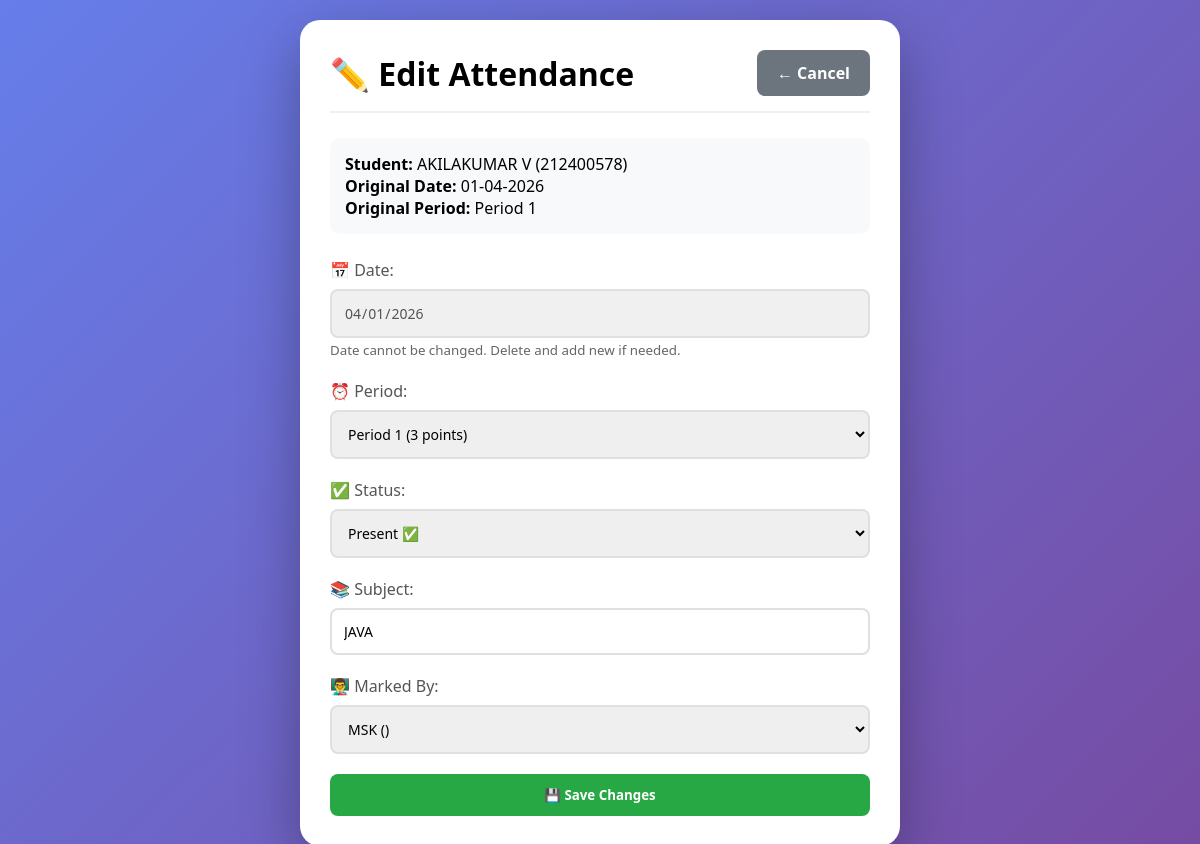
Page /edit_attendance/1 (signed in) on the committed database.
### app.py (models this page shows, shortened)
class Student(db.Model):
    __tablename__ = 'students'
    id = db.Column(db.Integer, primary_key=True, autoincrement=True)
    register_number = db.Column(db.String(20), unique=True, nullable=False)
    name = db.Column(db.String(100), nullable=False)
    year = db.Column(db.String(20), nullable=False)
    section = db.Column(db.String(1), nullable=False)
    batch = db.Column(db.String(20))
    department_id = db.Column(db.Integer, db.ForeignKey('departments.id'), nullable=False)
    created_at = db.Column(db.DateTime, default=datetime.now)
    attendances = db.relationship('Attendance', backref='student', lazy=True, cascade='all, delete-orphan')

class Attendance(db.Model):
    __tablename__ = 'attendance'
    id = db.Column(db.Integer, primary_key=True, autoincrement=True)
    student_id = db.Column(db.Integer, db.ForeignKey('students.id'), nullable=False)
    date = db.Column(db.Date, nullable=False, default=datetime.now().date)
    period = db.Column(db.Integer, nullable=False)
    status = db.Column(db.String(10), nullable=False)
    subject = db.Column(db.String(100), nullable=True)
    marked_by = db.Column(db.Integer, db.ForeignKey('staff.id'))
    marked_at = db.Column(db.DateTime, default=datetime.now)
    __table_args__ = (db.UniqueConstraint('student_id', 'date', 'period', name='unique_attendance'),)

class Staff(db.Model):
    __tablename__ = 'staff'
    id = db.Column(db.Integer, primary_key=True, autoincrement=True)
    name = db.Column(db.String(100), nullable=False)
    password_hash = db.Column(db.String(200), nullable=False)
    is_department_admin = db.Column(db.Boolean, default=False)
    admin_department_id = db.Column(db.Integer, db.ForeignKey('departments.id'), nullable=True)
    created_at = db.Column(db.DateTime, default=datetime.now)
    subjects = db.relationship('StaffSubject', backref='staff', lazy=True, cascade='all, delete-orphan')

### app.py (the view, shortened to what this page needs)
@app.route('/edit_attendance/<int:attendance_id>', methods=['GET', 'POST'])
def edit_attendance(attendance_id):
    role = session.get('role')
    if role not in ['dept_admin', 'dept_admin_viewer']:
        return redirect(url_for('index'))
    attendance = Attendance.query.get_or_404(attendance_id)
    student = Student.query.get(attendance.student_id)
    staff = Staff.query.all()
    return render_template('edit_attendance.html',
                         attendance=attendance,
                         student=student,
                         staff=staff)

### app.py (called while the page is built)
@app.context_processor
def inject_datetime():
    return {'datetime': datetime}

### templates/edit_attendance.html (shortened to what this page needs)
<!DOCTYPE html>
<html lang="en">
<head>
</head>
<body>
    <div class="container">
        <div class="header">
            <h1>✏️ Edit Attendance</h1>
            <a href="{{ url_for('manage_attendance', student_id=student.id, year=student.year, section=student.section) }}" class="btn btn-secondary">← Cancel</a>
        </div>
        <div class="info-box">
            <p><strong>Student:</strong> {{ student.name }} ({{ student.register_number }})</p>
            <p><strong>Original Date:</strong> {{ attendance.date.strftime('%d-%m-%Y') }}</p>
            <p><strong>Original Period:</strong> Period {{ attendance.period }}</p>
        </div>
        <form method="POST">
            <div class="form-group">
                <label>📅 Date:</label>
                <input type="date" name="date" value="{{ attendance.date.strftime('%Y-%m-%d') }}" readonly disabled style="background: #f0f0f0;">
                <small style="color: #666;">Date cannot be changed. Delete and add new if needed.</small>
            </div>
            <div class="form-group">
                <label>⏰ Period:</label>
                <select name="period" required>
                    <option value="1" {% if attendance.period == 1 %}selected{% endif %}>Period 1 (3 points)</option>
                </select>
            </div>
            <div class="form-group">
                <label>✅ Status:</label>
                <select name="status" required>
                    <option value="present" {% if attendance.status == 'present' %}selected{% endif %}>Present ✅</option>
                </select>
            </div>
            <div class="form-group">
                <label>📚 Subject:</label>
                <input type="text" name="subject" value="{{ attendance.subject }}" required>
            </div>
            <div class="form-group">
                <label>👨‍🏫 Marked By:</label>
                <select name="marked_by" required>
                    {% for staff_member in staff %}
                    <option value="{{ staff_member.id }}" {% if attendance.marked_by == staff_member.id %}selected{% endif %}>
                        {{ staff_member.name }} ({{ staff_member.subject }})
                    </option>
                    {% endfor %}
                </select>
            </div>
            <button type="submit" class="btn btn-primary">💾 Save Changes</button>
        </form>
    </div>
</body>
</html>

### templates/edit_attendance.html (style rules this page uses)
* { margin: 0; padding: 0; box-sizing: border-box; font-family: 'Segoe UI', Tahoma, Geneva, Verdana, sans-serif; }
body { background: linear-gradient(135deg, #667eea 0%, #764ba2 100%); min-height: 100vh; padding: 20px; }
.container { background: white; border-radius: 20px; box-shadow: 0 20px 60px rgba(0,0,0,0.3); max-width: 600px; margin: 0 auto; padding: 30px; }
.header { display: flex; justify-content: space-between; align-items: center; margin-bottom: 25px; padding-bottom: 15px; border-bottom: 2px solid #f0f0f0; }
.info-box { background: #f8f9fa; padding: 15px; border-radius: 10px; margin-bottom: 25px; }
.form-group { margin-bottom: 20px; }
.form-group label { display: block; margin-bottom: 8px; color: #555; font-weight: 500; }
.form-group input, .form-group select { width: 100%; padding: 12px; border: 2px solid #e0e0e0; border-radius: 8px; font-size: 14px; }
.btn { padding: 12px 20px; border: none; border-radius: 8px; cursor: pointer; font-weight: 600; transition: all 0.3s; }
.btn-primary { background: #28a745; color: white; width: 100%; }
.btn-secondary { background: #6c757d; color: white; text-decoration: none; display: inline-block; text-align: center; }

### rows in the picture
Student: name "AKILAKUMAR V", register_number "212400578"
Attendance: date "01-04-2026", period "1", date "04/01/2026", period "Period 1 (3 points)", status "Present ✅", subject "JAVA", marked_by "MSK ()"
